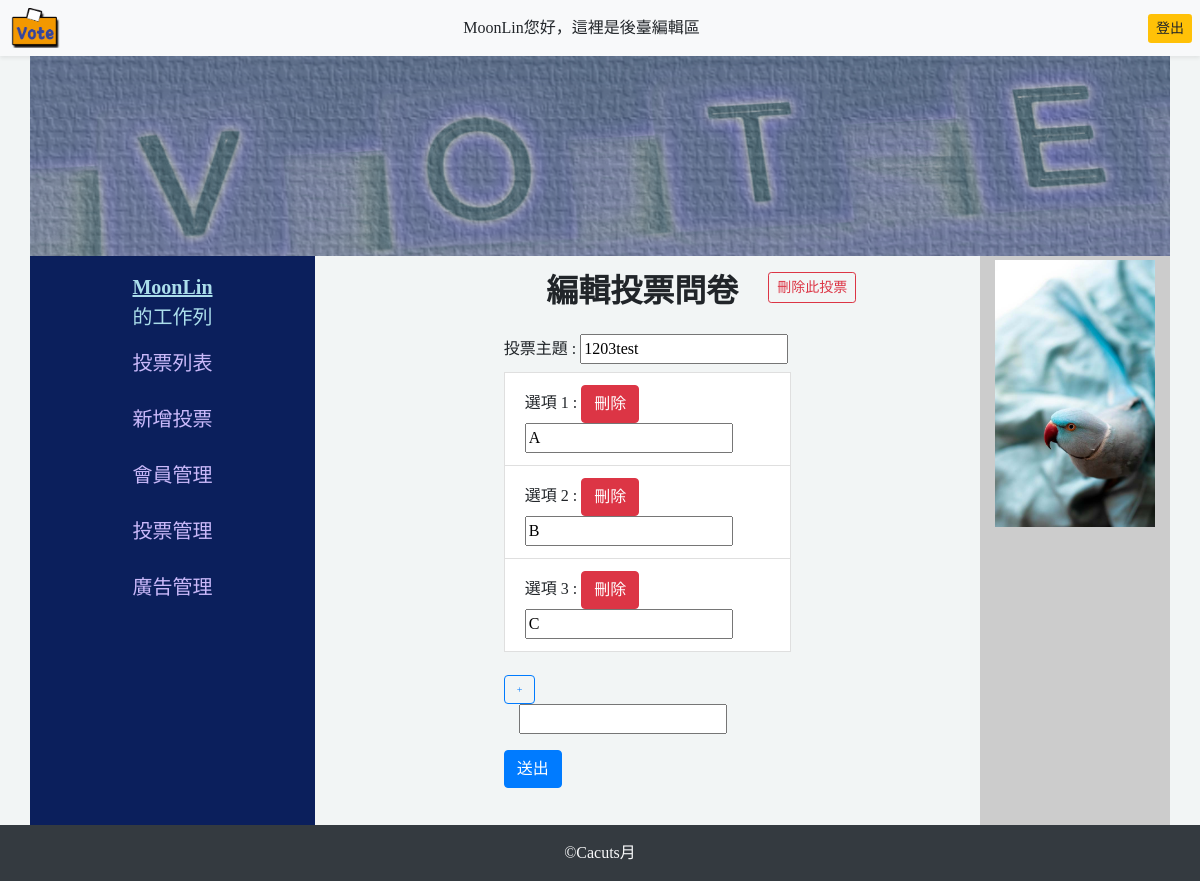
The app's page /backend/index.php?do=edit_subject&id=7 (signed in), older data.
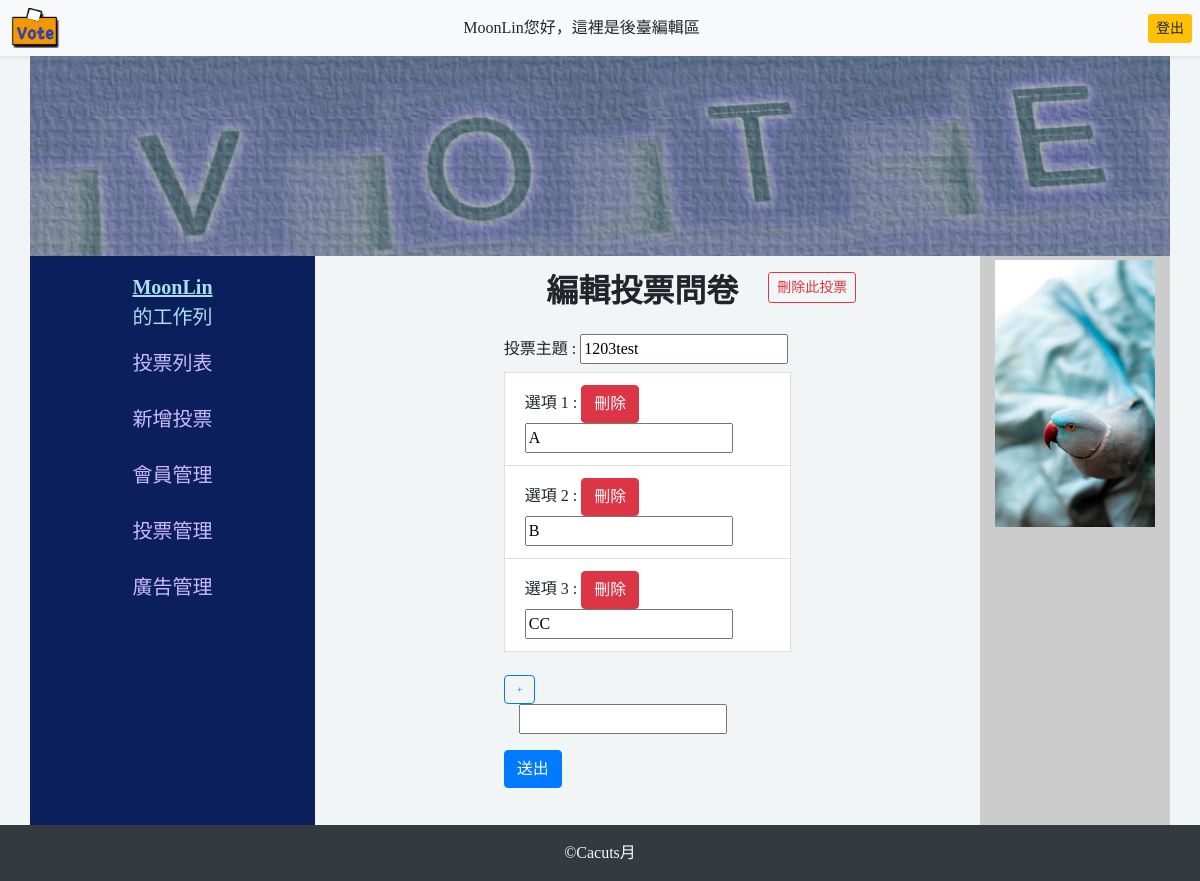
The same page, newer data.
### tables this page shows
CREATE TABLE `options` (
  `id` int(11) UNSIGNED NOT NULL,
  `opt` varchar(128) NOT NULL COMMENT 'option',
  `count` int(11) UNSIGNED NOT NULL DEFAULT 0,
  `topic_id` int(11) UNSIGNED NOT NULL COMMENT '應對的主題'
);

### api/db.php (called while the page is built, shortened)
<?php
$dsn="mysql:host=localhost;charset=utf8;dbname=vote";
$pdo=new PDO($dsn,'root','');
 function find($table,$id){
    global $pdo;
    $sql="SELECT * FROM `$table` WHERE ";
    if(is_array($id)){
        foreach($id as $key=>$value){
            $tmp[]="`$key`='$value'";
        }
        $sql=$sql. implode(" AND ",$tmp);
    }else{
       $sql=$sql . "`id`='$id'";
    }
    return $pdo->query($sql)->fetch(PDO::FETCH_ASSOC);
}
function all($table,...$arg){
global $pdo;
$sql="SELECT * FROM `$table` ";
if(isset($arg[0])){
    if(is_array($arg[0])){
        foreach($arg[0] as $key=>$value){
            $tmp[]="`$key`='$value'";
        }
        $sql=$sql."where " . implode(" AND ",$tmp);
    }else{
        $sql=$sql.$arg[0];
    }
}
$rows=$pdo->query($sql)->fetchAll(PDO::FETCH_ASSOC);
return $rows;
}
?>

### backend/index.php (the view, shortened to what this page needs)
<?php include_once "../api/db.php" ?>
<!DOCTYPE html>
<html lang="en">
<head>
    <link rel="stylesheet" href="https://cdnjs.cloudflare.com/ajax/libs/font-awesome/6.0.0-beta3/css/all.min.css" />
    <link rel="stylesheet" href="https://stackpath.bootstrapcdn.com/bootstrap/4.2.1/css/bootstrap.min.css">
</head>
<body>
<nav class="bg-light shadow-sm py-2 px-2 text-right my-0 d-flex justify-content-between">
<div class="my-0">
        <a href="../index.php">
        <img src="../img/logo1.png" alt="LOGO" width="55px" height="40px" >
        </a>
    </div>
<?php
if(isset($_SESSION['user'])){
    echo "<span class='pr-5 my-auto'>{$_SESSION['name']}您好，這裡是後臺編輯區</span>";
    echo "<a href='../logout.php' class='btn-sm btn-warning my-auto'>登出</a>";
}
?>
</nav>
<header class="container bg-warning">
    <div class="row">
    <a  href="index.php">
        <img class="img" src="../img/vote-header.jpg" alt="標題圖" >
    </a>
    </div>
</header>
<main class="d-flex row px-0 container mx-auto">
    <aside class="container col-3 member ">
    <div class="row-cols-1  d-flex flex-column">
        <?php
        if(isset($_SESSION['user'])){
            echo "<span class='text-center mt-3 font-weight-bold'><ins>{$_SESSION['name']}</ins></span>";
            echo "<span class='text-center  '>的工作列</span>";
        }
        ?>
            <a class="px-2 mt-3 a" href="../index.php">投票列表</a>
            <a class="px-2 mt-3 a" href="../index.php?do=add_subject_form">新增投票</a>
            <a class="px-2 mt-3 a" href="../index.php?do=member">會員管理</a>
            <?php
            if($_SESSION['id']==1){
            ?>
            <a class="px-2 mt-3 a" href="?do=show_vote_list">投票管理</a>
            <a class="px-2 mt-3 a" href="?do=adImg">廣告管理</a>
            <?php
            }
            ?>
        </div>
    </aside>
<section class="container col-7">
    <?php
    $do=(isset($_GET['do']))?$_GET['do']:'manage_vote';
    $file=$do.".php";
    if(file_exists($file)){
        include $file;
    }else{
        include "manage_vote.php";
    }
    ?>
</section>
<div class="container col-2 ad ">
    <?php
    $images=all('ad',['sh'=>1]);
    foreach($images as $key => $image){
        if($key==0){
            echo "<div class='rounded my-1'>";
        }else{
            echo "<div class='rounded my-1'>";
        }
        echo "<img src='../img/{$image['name']}' alt='{$image['intro']}' class='d-block w-100'></div>";
    }
    ?>
</div>
</main>
<footer class="py-3 text-center text-light bg-dark container-fluid">
    &copy;Cacuts月
</footer>
</body>
</html>

### backend/edit_subject.php (shortened to what this page needs)
<?php
$subject=find('topics',$_GET['id']);
$options=all('options',['topic_id'=>$_GET['id']]);
?>
<div class="container">
    <div class="row">
        <div class="col-8">
            <h2 class="text-right mt-3 font-weight-bold">編輯投票問卷</h2>
        </div>
        <div class="col-4">
            <button class="btn btn-outline-danger btn-sm mt-3" id="d" >刪除此投票</button>
        </div>
    </div>
</div>
<form action="../api/edit_subject.php" method='post' class='col-6 mt-3 mx-auto'>
    <label>投票主題 : <input type="text" name="topic" maxlength="13" value="<?=$subject['topic'];?>" ></label>
    <?php
    foreach($options as $key => $opt){
        echo "<label class='list-group-item'>";
        echo "選項 " . ($key+1) . " : ";
        echo "<button name='delete' type='button' class='btn btn-danger' >刪除</button>";
        echo "<input type='text' name='options[]' value='{$opt['opt']}'>";
        echo "</label>";
    }
    ?>
<button class="btn btn-outline-primary rounded mt-4" style="font-size:10px;" type="button" onclick="add_opt();">+</button>
    <div id="div" class="container">
        <input id="opt_t" type='text' name='options[]' value="">
    </div>
<input type="submit" value="送出" class="btn btn-primary mt-3 ">
</form>

Row changes from the older to the newer data that the page shows:
changed options (number 3 of 3 on the later page): opt "C" → "CC"
